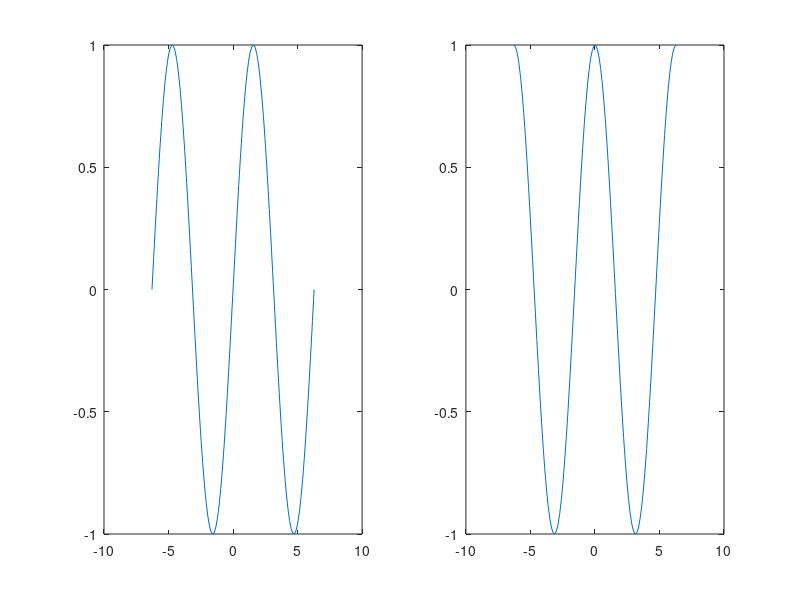
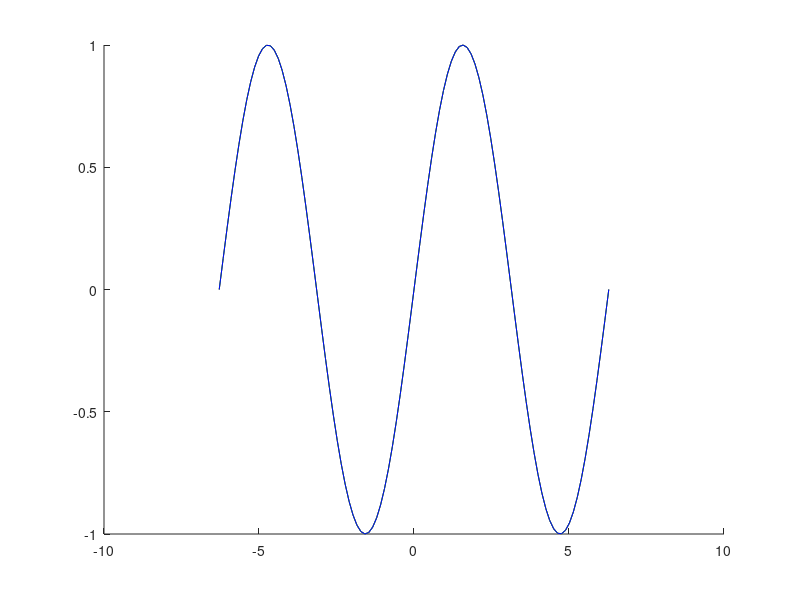

These charts were generated, in order, by the following MATLAB code:
clear all; close all; clc;
%% p1
x = linspace(-2 * pi, 2 * pi, 100);
subplot(1, 2, 1);
plot(x, sin(x));
subplot(1, 2, 2);
plot(x, cos(x));


%% p2
figure(2);
hold on;
plot(x, sin(x), 'Color', 'red');
plot(x, sin(x), 'Color', 'green');
plot(x, sin(x), 'Color', 'blue');